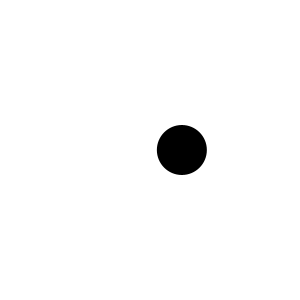
Frame 1 (no input)
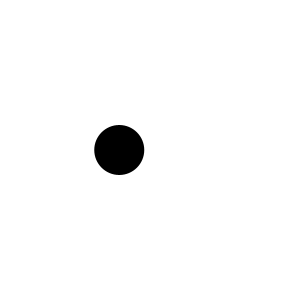
Frame 60 (the mouse pressed at the canvas centre just before this capture)
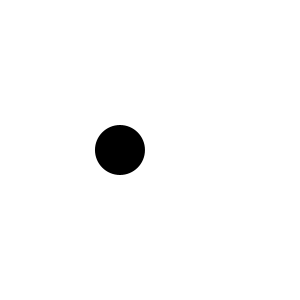
Frame 120 (the mouse held since frame 60 and released just before this capture)

The Processing sketch that drew these frames (run headless with seeded random() and noise(); from frame 60 on, the mouse is pressed at the canvas centre):

// Processing sketch: noise1
// ── noise1.pde
//Práctica 00: Calentando motores
//01
//noise()

//Taller "Identidad generativa con Processing"
//Imparte: Julián Pérez - info@julian-perez.com  
//Escuela de verano 2019 - Escuela de diseño Arte Diez - Madrid

float t=0;

void setup() {
 size(300, 300);
}

void draw() {
 noStroke();
 background(255);
 fill(0);
 float x = noise(t);
 x = map(x, 0, 1, 0, width);
 ellipse(x, height/2, 50, 50);
 t+=0.01;
}
